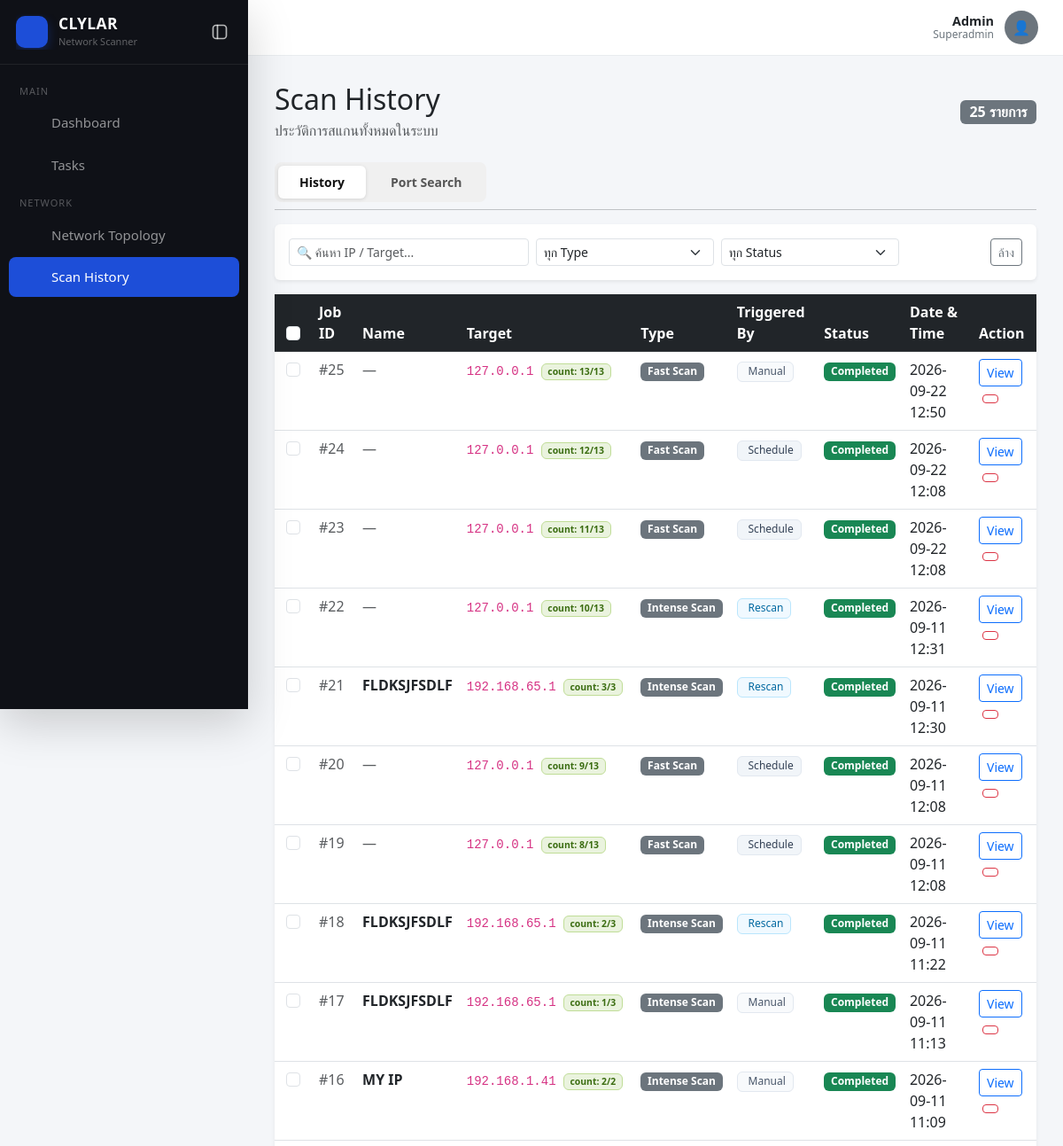
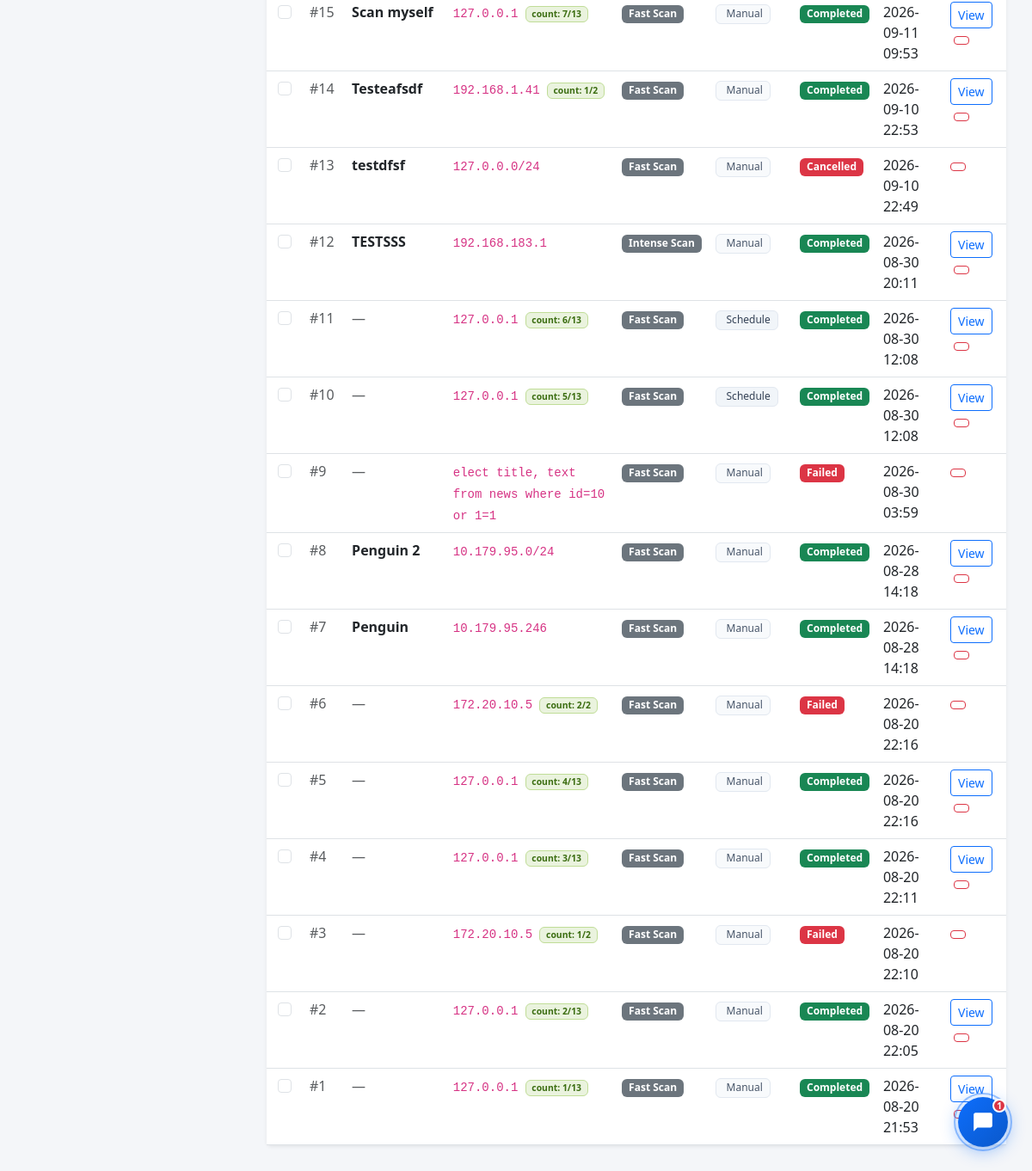
The page /history (signed in) on the database its author committed (2 pictures, top to bottom).
### models.py (models this page shows, shortened)
class User(UserMixin, db.Model):
    id = db.Column(db.Integer, primary_key=True)
    username = db.Column(db.String(50), unique=True, nullable=False)
    password_hash = db.Column(db.String(255), nullable=False)
    role = db.Column(db.String(20), default='user')
    created_by = db.Column(db.Integer, db.ForeignKey('user.id'), nullable=True)
    created_at = db.Column(db.DateTime, default=now_th)
    subordinates = db.relationship('User', backref=db.backref('creator', remote_side=[id]),
                                   foreign_keys=[created_by])
    @property
    def is_any_admin(self):
        return self.role in ('admin', 'superadmin')

class ScanJob(db.Model):
    id = db.Column(db.Integer, primary_key=True)
    scan_name = db.Column(db.String(150), nullable=True)
    target = db.Column(db.String(100), nullable=False)
    scan_type = db.Column(db.String(50))
    status = db.Column(db.String(20), default='Running')
    timestamp = db.Column(db.DateTime, default=now_th)
    result_data = db.Column(db.Text)
    triggered_by = db.Column(db.String(20), default='manual')
    owner_id = db.Column(db.Integer, db.ForeignKey('user.id'), nullable=True)
    owner = db.relationship('User', foreign_keys=[owner_id])

### app.py (the view)
@app.route('/history')
@login_required
def history_page():
    history = visible_scans_query().order_by(ScanJob.timestamp.desc()).all()
    from collections import defaultdict
    target_jobs = defaultdict(list)
    for j in history:
        target_jobs[j.target].append(j)
    scan_seq_map = {}
    for target, tlist in target_jobs.items():
        sorted_list = sorted(tlist, key=lambda x: x.timestamp or 0)
        for idx, tj in enumerate(sorted_list, 1):
            scan_seq_map[tj.id] = (idx, len(sorted_list))
    owner_seq_map = {}
    unique_owner_ids = {j.owner_id for j in history if j.owner_id is not None}
    for oid in unique_owner_ids:
        owner_all = ScanJob.query.filter_by(owner_id=oid).order_by(ScanJob.timestamp).all()
        for idx, tj in enumerate(owner_all, 1):
            owner_seq_map[tj.id] = idx
    return render_template('history.html', history=history,
                           scan_seq_map=scan_seq_map,
                           owner_seq_map=owner_seq_map)

### app.py (called while the page is built)
@app.template_filter('scan_label')
def scan_label_filter(value):
    return SCAN_TYPE_LABELS.get(value, value)

@app.template_filter('from_json')
def from_json_filter(value):
    if not value:
        return []
    try:
        import json as _json
        return _json.loads(value)
    except Exception:
        return []

@login_manager.user_loader
def load_user(user_id):
    return User.query.get(int(user_id))

def visible_scans_query():
    if current_user.role == 'superadmin':
        return ScanJob.query.filter_by(owner_id=current_user.id)
    elif current_user.role in ('admin', 'superadmin'):
        return ScanJob.query.filter_by(owner_id=current_user.id)
    else:
        admin_id = current_user.created_by
        if admin_id:
            return ScanJob.query.filter_by(owner_id=admin_id)
        return ScanJob.query.filter(ScanJob.id == None)  # ไม่เห็นอะไรเลย

### templates/history.html (shortened to what this page needs)
{% extends 'base.html' %}
{% block content %}
<div class="d-flex align-items-center justify-content-between mb-4">
    <div>
        <h2 class="mb-1">Scan History</h2>
        <p class="text-muted mb-0">ประวัติการสแกนทั้งหมดในระบบ</p>
    </div>
    <span class="badge bg-secondary fs-6">{{ history|length }} รายการ</span>
</div>
<div class="mt-3 mb-1">
    <div class="d-inline-flex rounded-3 p-1" style="background:#f0f0f0; gap:4px;">
        <button id="tab-history-btn" onclick="switchHistoryTab('history')"
                class="btn btn-sm fw-semibold rounded-2 px-4 py-2 hist-tab-btn active-tab"
                style="font-size:.875rem; transition:all .18s;">
            History
        </button>
        <button id="tab-portsearch-btn" onclick="switchHistoryTab('portsearch')"
                class="btn btn-sm fw-semibold rounded-2 px-4 py-2 hist-tab-btn"
                style="font-size:.875rem; transition:all .18s;">
            Port Search
        </button>
    </div>
</div>
<hr class="mt-2 mb-3">
<div>
<div id="tab-history">
<div class="card border-0 shadow-sm mb-3 p-3">
    <div class="row g-2 align-items-center">
        <div class="col-md-4">
            <input type="text" id="searchInput" class="form-control form-control-sm" placeholder="🔍 ค้นหา IP / Target...">
        </div>
        <div class="col-md-3">
            <select id="typeFilter" class="form-select form-select-sm">
                <option value="">ทุก Type</option>
            </select>
        </div>
        <div class="col-md-3">
            <select id="statusFilter" class="form-select form-select-sm">
                <option value="">ทุก Status</option>
            </select>
        </div>
        <div class="col-md-2 text-end">
            <button class="btn btn-sm btn-outline-secondary" onclick="clearFilters()">ล้าง</button>
        </div>
    </div>
</div>
<div class="card p-0 shadow-sm border-0">
    <table class="table table-hover mb-0" id="historyTable">
        <thead class="table-dark">
            <tr>
                {% if current_user.is_any_admin %}
                <th style="width: 42px; text-align: center;">
                    <input type="checkbox" class="form-check-input" id="selectAllCheckbox" title="เลือกทั้งหมด" style="cursor: pointer;">
                </th>
                {% endif %}
                <th>Job ID</th>
                <th>Name</th>
                <th>Target</th>
                <th>Type</th>
                <th>Triggered By</th>
                <th>Status</th>
                <th>Date & Time</th>
                <th>Action</th>
            </tr>
        </thead>
        <tbody id="historyBody">
            {% for job in history %}
            {% set job_data = job.result_data | from_json if job.result_data else [] %}
            <tr data-target="{{ job.target }}" data-type="{{ job.scan_type }}" data-status="{{ job.status }}" id="scan-row-{{ job.id }}" class="history-row">
                {% if current_user.is_any_admin %}
                <td class="text-center cb-cell" style="user-select: none; cursor: pointer;">
                    <input type="checkbox" class="form-check-input scan-row-cb"
                           value="{{ job.id }}"
                           data-scan-seq="#{{ owner_seq_map.get(job.id, job.id) }}"
                           data-target="{{ job.target }}"
                           data-name="{{ job.scan_name or '' }}"
                           {% if job.status == 'Running' %}disabled title="ไม่สามารถเลือก task ที่กำลังทำงานอยู่ได้"{% else %}style="cursor: pointer;"{% endif %}>
                </td>
                {% endif %}
                <td><span class="text-muted">#{{ owner_seq_map.get(job.id, job.id) }}</span></td>
                <td>
                    {% if job.scan_name %}
                        <span class="fw-semibold">{{ job.scan_name }}</span>
                    {% else %}
                        <span class="text-muted">—</span>
                    {% endif %}
                </td>
                <td>
                    <code>{{ job.target }}</code>
                    {% set seq_info = scan_seq_map.get(job.id) %}
                    {% if seq_info and seq_info[1] > 1 %}
                    <span class="badge ms-1" style="font-size:.65rem;background:#EAF3DE;color:#3B6D11;border:0.5px solid #C0DD97;" title="สแกนครั้งที่ {{ seq_info[0] }} จากทั้งหมด {{ seq_info[1] }} ครั้ง">count: {{ seq_info[0] }}/{{ seq_info[1] }}</span>
                    {% endif %}
                </td>
                <td><span class="badge bg-secondary">{{ job.scan_type | scan_label }}</span></td>
                <td>
                    {% if job.triggered_by == 'schedule' %}
                        <span class="badge" style="background:#f1f5f9;color:#334155;border:1px solid #e2e8f0;font-weight:500;">Schedule</span>
                    {% elif job.triggered_by == 'rescan' %}
                        <span class="badge" style="background:#f0f9ff;color:#0369a1;border:1px solid #bae6fd;font-weight:500;">Rescan</span>
                    {% elif job.triggered_by == 'drilldown' %}
                        <span class="badge" style="background:#f5f3ff;color:#6d28d9;border:1px solid #ddd6fe;font-weight:500;"><i class="ti ti-scan me-1"></i>Drill-down</span>
                    {% else %}
                        <span class="badge" style="background:#f8fafc;color:#475569;border:1px solid #e2e8f0;font-weight:500;">Manual</span>
                    {% endif %}
                </td>
                <td>
                    <span class="badge {{ 'bg-success' if job.status == 'Completed' else 'bg-danger' if job.status in ('Failed', 'Cancelled') else 'bg-warning text-dark' }}">
                        {{ job.status }}
                    </span>
                </td>
                <td>{{ job.timestamp.strftime('%Y-%m-%d %H:%M') }}</td>
                <td>
                    {% if job.status == 'Completed' %}
                        <a href="{{ url_for('scan_detail', scan_id=job.id) }}"
                           class="btn btn-sm btn-outline-primary">View</a>
                        {% if current_user.is_any_admin %}
                        <button class="btn btn-sm btn-outline-danger ms-1" title="Delete scan record"
                                data-scan-id="{{ job.id }}" data-target="{{ job.target }}" data-total="{{ scan_seq_map.get(job.id, (1,1))[1] }}"
                                onclick="confirmDelete(+this.dataset.scanId, this.dataset.target, +this.dataset.total)">
                        </button>
                        {% endif %}
                    {% elif job.status == 'Failed' %}
                        {% if current_user.is_any_admin %}
                        <button class="btn btn-sm btn-outline-danger" title="Delete scan record"
                                data-scan-id="{{ job.id }}" data-target="{{ job.target }}" data-total="{{ scan_seq_map.get(job.id, (1,1))[1] }}"
                                onclick="confirmDelete(+this.dataset.scanId, this.dataset.target, +this.dataset.total)">
                        </button>
                        {% endif %}
                    {% elif job.status == 'Cancelled' %}
                        {% if current_user.is_any_admin %}
                        <button class="btn btn-sm btn-outline-danger" title="Delete scan record"
                                data-scan-id="{{ job.id }}" data-target="{{ job.target }}" data-total="{{ scan_seq_map.get(job.id, (1,1))[1] }}"
                                onclick="confirmDelete(+this.dataset.scanId, this.dataset.target, +this.dataset.total)">
                        </button>
                        {% endif %}
                    {% else %}
                        <button class="btn btn-sm btn-secondary" disabled>Running...</button>
                    {% endif %}
                </td>
            </tr>
            {% else %}
            <tr>
                <td colspan="{{ 9 if current_user.is_any_admin else 8 }}" class="text-center text-muted py-4">ยังไม่มีประวัติการสแกน</td>
            </tr>
            {% endfor %}
        </tbody>
    </table>
</div>
</div>
</div>
{% endblock %}

### templates/base.html (shortened to what this page needs)
<!DOCTYPE html>
<html lang="en">
<head>
    <link href="https://cdn.jsdelivr.net/npm/bootstrap@5.3.0/dist/css/bootstrap.min.css" rel="stylesheet">
    <link href="https://cdn.jsdelivr.net/npm/@tabler/icons-webfont@2.44.0/tabler-icons.min.css" rel="stylesheet">
</head>
<body>
<div class="d-flex">
    {% if current_user.is_authenticated %}
    <nav class="sidebar shadow-lg" id="mainSidebar">
        <div class="sidebar-header">
            <a href="/" class="sidebar-brand" id="sidebarBrand" title="CLYLAR Network Scanner">
                <div class="sidebar-logo-icon">
                </div>
                <div class="sidebar-logo-details">
                    <div class="sidebar-logo-text">CLYLAR</div>
                    <div class="sidebar-logo-sub">Network Scanner</div>
                </div>
            </a>
            <button class="sidebar-toggle-btn" id="sidebarToggleBtn" type="button" aria-label="Collapse Sidebar" title="Collapse Sidebar (Ctrl+B)">
                <svg width="20" height="20" viewBox="0 0 24 24" fill="none" stroke="currentColor" stroke-width="2" stroke-linecap="round" stroke-linejoin="round">
                    <rect width="18" height="18" x="3" y="3" rx="4" />
                    <line x1="9" y1="3" x2="9" y2="21" />
                </svg>
            </button>
        </div>
        <div class="sidebar-nav">
            <span class="sidebar-section-label">Main</span>
            <ul class="nav flex-column">
                <li class="nav-item">
                    <a href="/" class="nav-link {% if request.path == '/' %}active{% endif %}" data-bs-toggle="tooltip" data-bs-placement="right" title="Dashboard">
                        <span class="nav-label">Dashboard</span>
                    </a>
                </li>
                {% if current_user.role in ('admin', 'superadmin') %}
                <li class="nav-item">
                    <a href="{{ url_for('tasks_page') }}" class="nav-link {% if request.path.startswith('/tasks') %}active{% endif %}" data-bs-toggle="tooltip" data-bs-placement="right" title="Tasks">
                        <span class="nav-label">Tasks</span>
                    </a>
                </li>
                {% endif %}
            </ul>
            <span class="sidebar-section-label">Network</span>
            <ul class="nav flex-column">
                <li class="nav-item">
                    <a href="{{ url_for('topology_page') }}" class="nav-link {% if request.path.startswith('/topology') %}active{% endif %}" data-bs-toggle="tooltip" data-bs-placement="right" title="Network Topology">
                        <span class="nav-label">Network Topology</span>
                    </a>
                </li>
                <li class="nav-item">
                    <a href="{{ url_for('history_page') }}" class="nav-link {% if request.path.startswith('/history') %}active{% endif %}" data-bs-toggle="tooltip" data-bs-placement="right" title="Scan History">
                        <span class="nav-label">Scan History</span>
                    </a>
                </li>
            </ul>
        </div>
    </nav>
    {% endif %}
    <div class="main-wrapper">
        {% if current_user.is_authenticated %}
        <div class="topbar">
            <div class="topbar-user">
                <div class="topbar-user-info">
                    <div class="topbar-user-name">{{ current_user.username | title }}</div>
                    <div class="topbar-user-role">{{ current_user.role | title }}</div>
                </div>
                <div class="topbar-avatar" id="profileAvatar" onclick="toggleProfileDropdown()">
                </div>
            </div>
        </div>
        {% endif %}
        <main class="main-content">
            {% block content %}
            {% endblock %}
        </main>
    </div>
</div>
{% if current_user.is_authenticated and current_user.is_any_admin %}
<button id="chatbot-btn" onclick="toggleChat()" title="CLYLAR Assistant">
  <span id="chatbot-badge">1</span>
  <svg class="icon-chat" width="26" height="26" viewBox="0 0 24 24" fill="none">
    <path d="M20 2H4C2.9 2 2 2.9 2 4v18l4-4h14c1.1 0 2-.9 2-2V4c0-1.1-.9-2-2-2z" fill="white"/>
  </svg>
</button>
{% endif %}
{% if current_user.is_authenticated %}
<div class="toast-container position-fixed bottom-0 end-0 p-4" style="z-index: 10005;">
</div>
{% endif %}
</body>
</html>

### templates/history.html (style rules this page uses)
.hist-tab-btn { background: transparent; color: #555; border: none; }
.hist-tab-btn.active-tab { background: #fff; color: #111; box-shadow: 0 1px 4px rgba(0,0,0,.12); }

### rows shown on the page
User: username "Admin", role "Superadmin"
ScanJob: get "25", target "127.0.0.1", seq_info "13", scan_type|scan_label "Fast Scan", triggered_by "Manual", status "Completed", timestamp "2026-09-22 12:50"
ScanJob: get "24", target "127.0.0.1", seq_info "12", seq_info "13", scan_type|scan_label "Fast Scan", triggered_by "Schedule", status "Completed", timestamp "2026-09-22 12:08"
ScanJob: get "23", target "127.0.0.1", seq_info "11", seq_info "13", scan_type|scan_label "Fast Scan", triggered_by "Schedule", status "Completed", timestamp "2026-09-22 12:08"
ScanJob: get "22", target "127.0.0.1", seq_info "10", seq_info "13", scan_type|scan_label "Intense Scan", triggered_by "Rescan", status "Completed", timestamp "2026-09-11 12:31"
ScanJob: get "21", scan_name "FLDKSJFSDLF", target "192.168.65.1", seq_info "3", scan_type|scan_label "Intense Scan", triggered_by "Rescan", status "Completed", timestamp "2026-09-11 12:30"
ScanJob: get "20", target "127.0.0.1", seq_info "9", seq_info "13", scan_type|scan_label "Fast Scan", triggered_by "Schedule", status "Completed", timestamp "2026-09-11 12:08"
ScanJob: get "19", target "127.0.0.1", seq_info "8", seq_info "13", scan_type|scan_label "Fast Scan", triggered_by "Schedule", status "Completed", timestamp "2026-09-11 12:08"
ScanJob: get "18", scan_name "FLDKSJFSDLF", target "192.168.65.1", seq_info "2", seq_info "3", scan_type|scan_label "Intense Scan", triggered_by "Rescan", status "Completed", timestamp "2026-09-11 11:22"
ScanJob: get "17", scan_name "FLDKSJFSDLF", target "192.168.65.1", owner "1", seq_info "3", scan_type|scan_label "Intense Scan", triggered_by "Manual", status "Completed", timestamp "2026-09-11 11:13"
ScanJob: get "16", scan_name "MY IP", target "192.168.1.41", seq_info "2", scan_type|scan_label "Intense Scan", triggered_by "Manual", status "Completed", timestamp "2026-09-11 11:09"
ScanJob: get "15", scan_name "Scan myself", target "127.0.0.1", seq_info "7", seq_info "13", scan_type|scan_label "Fast Scan", triggered_by "Manual", status "Completed", timestamp "2026-09-11 09:53"
ScanJob: get "14", scan_name "Testeafsdf", target "192.168.1.41", owner "1", seq_info "2", scan_type|scan_label "Fast Scan", triggered_by "Manual", status "Completed", timestamp "2026-09-10 22:53"
ScanJob: get "13", scan_name "testdfsf", target "127.0.0.0/24", scan_type|scan_label "Fast Scan", triggered_by "Manual", status "Cancelled", timestamp "2026-09-10 22:49"
ScanJob: get "12", scan_name "TESTSSS", target "192.168.183.1", scan_type|scan_label "Intense Scan", triggered_by "Manual", status "Completed", timestamp "2026-08-30 20:11"
ScanJob: get "11", target "127.0.0.1", seq_info "6", seq_info "13", scan_type|scan_label "Fast Scan", triggered_by "Schedule", status "Completed", timestamp "2026-08-30 12:08"
ScanJob: get "10", target "127.0.0.1", seq_info "5", seq_info "13", scan_type|scan_label "Fast Scan", triggered_by "Schedule", status "Completed", timestamp "2026-08-30 12:08"
ScanJob: get "9", target "elect title, text from news where id=10 or 1=1", scan_type|scan_label "Fast Scan", triggered_by "Manual", status "Failed", timestamp "2026-08-30 03:59"
ScanJob: get "8", scan_name "Penguin 2", target "10.179.95.0/24", scan_type|scan_label "Fast Scan", triggered_by "Manual", status "Completed", timestamp "2026-08-28 14:18"
ScanJob: get "7", scan_name "Penguin", target "10.179.95.246", scan_type|scan_label "Fast Scan", triggered_by "Manual", status "Completed", timestamp "2026-08-28 14:18"
ScanJob: get "6", target "172.20.10.5", seq_info "2", scan_type|scan_label "Fast Scan", triggered_by "Manual", status "Failed", timestamp "2026-08-20 22:16"
ScanJob: get "5", target "127.0.0.1", seq_info "4", seq_info "13", scan_type|scan_label "Fast Scan", triggered_by "Manual", status "Completed", timestamp "2026-08-20 22:16"
ScanJob: get "4", target "127.0.0.1", seq_info "3", seq_info "13", scan_type|scan_label "Fast Scan", triggered_by "Manual", status "Completed", timestamp "2026-08-20 22:11"
ScanJob: get "3", target "172.20.10.5", owner "1", seq_info "2", scan_type|scan_label "Fast Scan", triggered_by "Manual", status "Failed", timestamp "2026-08-20 22:10"
ScanJob: get "2", target "127.0.0.1", seq_info "2", seq_info "13", scan_type|scan_label "Fast Scan", triggered_by "Manual", status "Completed", timestamp "2026-08-20 22:05"
ScanJob: get "1", target "127.0.0.1", seq_info "1", seq_info "13", scan_type|scan_label "Fast Scan", triggered_by "Manual", status "Completed", timestamp "2026-08-20 21:53"

### other values the page prints
{{ history|length }} "25"
